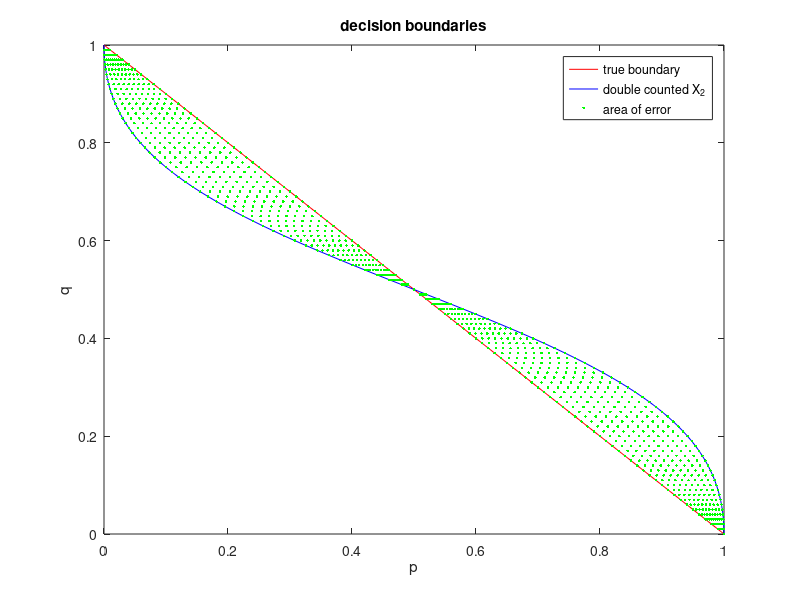

The MATLAB source for this figure:
q = 0:0.01:1;
p1 = 1-q;
p2 = (1-q).^2./(q.^2 + (1-q).^2);
q_bool = bsxfun(@ge, p1, p2);


figure
plot(p1, q, 'r')
hold on
plot(p2, q, 'b')
for i = 1:100
    dots = linspace(p1(i),p2(i), 10);
    plot(dots, linspace(q(i),q(i), 10), 'g.');
end

title('decision boundaries')
legend('true boundary', 'double counted X_2', 'area of error')
xlabel('p')
ylabel('q')

axis([0 1 0 1])